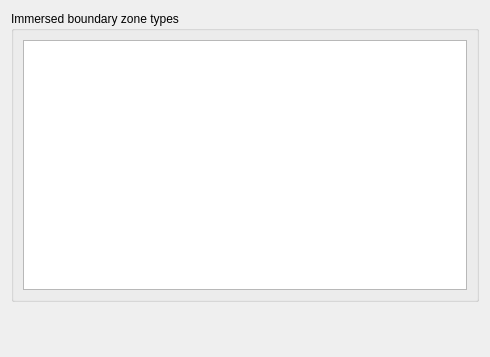
<?xml version="1.0" encoding="UTF-8"?>
<ui version="4.0">
 <class>ImmersedBoundariesBoundaryFormNeptune</class>
 <widget class="QWidget" name="ImmersedBoundariesBoundaryFormNeptune">
  <property name="geometry">
   <rect>
    <x>0</x>
    <y>0</y>
    <width>490</width>
    <height>357</height>
   </rect>
  </property>
  <property name="windowTitle">
   <string>Form</string>
  </property>
  <layout class="QGridLayout" name="gridLayout_2">
   <item row="0" column="0">
    <widget class="QGroupBox" name="groupBoxLocalization">
     <property name="toolTip">
      <string></string>
     </property>
     <property name="title">
      <string>Immersed boundary zone types</string>
     </property>
     <layout class="QGridLayout" name="gridLayout">
      <item row="0" column="0">
       <widget class="QTableView" name="tableViewIBMBoundaryzone">
        <property name="minimumSize">
         <size>
          <width>0</width>
          <height>250</height>
         </size>
        </property>
        <property name="toolTip">
         <string></string>
        </property>
        <property name="statusTip">
         <string>Right-click for context menu</string>
        </property>
        <property name="alternatingRowColors">
         <bool>true</bool>
        </property>
        <property name="selectionMode">
         <enum>QAbstractItemView::ExtendedSelection</enum>
        </property>
        <property name="selectionBehavior">
         <enum>QAbstractItemView::SelectRows</enum>
        </property>
       </widget>
      </item>
     </layout>
    </widget>
   </item>
   <item row="1" column="0">
    <spacer>
     <property name="orientation">
      <enum>Qt::Vertical</enum>
     </property>
     <property name="sizeHint" stdset="0">
      <size>
       <width>16</width>
       <height>16</height>
      </size>
     </property>
    </spacer>
   </item>
  </layout>
 </widget>
 <resources>
  <include location="resources_pages.qrc"/>
 </resources>
 <connections/>
</ui>
